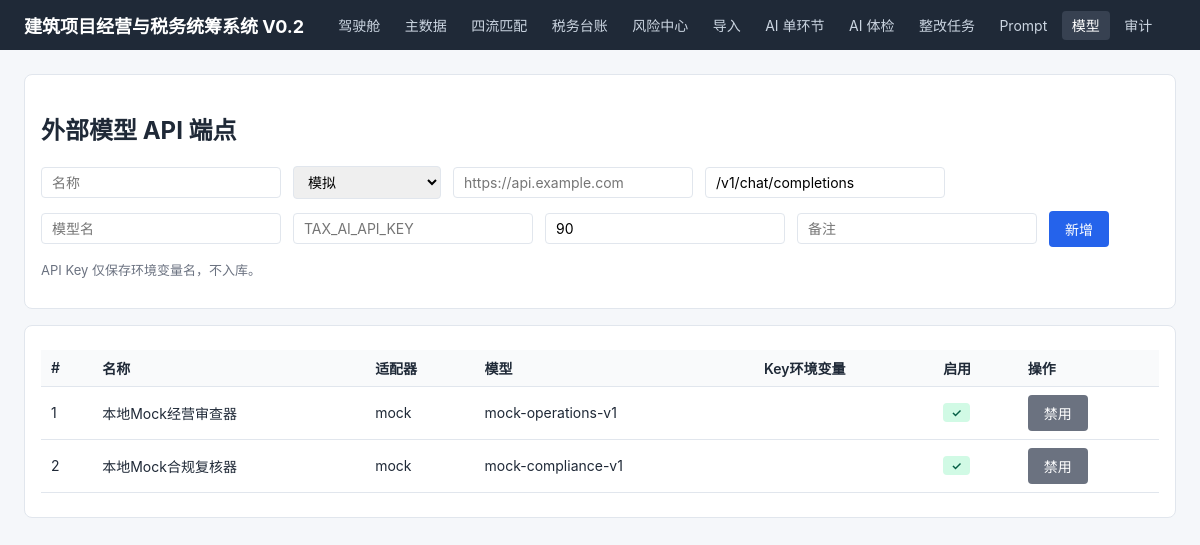
The page /ai-models on the database its author committed.
### app/models.py (models this page shows)
class AIModelEndpoint(Base):
    __tablename__ = "ai_model_endpoints"
    id: Mapped[int] = mapped_column(primary_key=True)
    name: Mapped[str] = mapped_column(String(100), unique=True, index=True)
    adapter: Mapped[str] = mapped_column(String(30), default="openai_compatible")
    base_url: Mapped[str] = mapped_column(String(300), default="")
    chat_path: Mapped[str] = mapped_column(String(200), default="/v1/chat/completions")
    model: Mapped[str] = mapped_column(String(120), default="")
    api_key_env: Mapped[str] = mapped_column(String(120), default="")
    enabled: Mapped[bool] = mapped_column(Boolean, default=True, index=True)
    timeout_seconds: Mapped[int] = mapped_column(Integer, default=90)
    note: Mapped[str] = mapped_column(String(300), default="")

### app/routers/models.py (the view)
@router.get("/ai-models", response_class=HTMLResponse)
def ai_models(request: Request):
    db = SessionLocal()
    rows = db.execute(
        select(AIModelEndpoint).order_by(AIModelEndpoint.id)
    ).scalars().all()
    db.close()
    return templates.TemplateResponse(
        request,
        "ai_models.html",
        {"request": request, "rows": rows},
    )

### app/templates/ai_models.html
{% extends "base.html" %}
{% block content %}
<div class="card">
<h2>外部模型 API 端点</h2>
<form method="post" action="/ai-models" class="row">
<input name="name" placeholder="名称">
<select name="adapter"><option>模拟</option><option>OpenAI兼容接口</option></select>
<input name="base_url" placeholder="https://api.example.com">
<input name="chat_path" value="/v1/chat/completions">
<input name="model" placeholder="模型名">
<input name="api_key_env" placeholder="TAX_AI_API_KEY">
<input name="timeout_seconds" type="number" value="90">
<input name="note" placeholder="备注">
<button>新增</button>
</form>
<p class="muted">API Key 仅保存环境变量名，不入库。</p>
</div>
<div class="card">
<table>
<thead><tr><th>#</th><th>名称</th><th>适配器</th><th>模型</th><th>Key环境变量</th><th>启用</th><th>操作</th></tr></thead>
<tbody>
{% for r in rows %}
<tr>
<td>{{ r.id }}</td><td>{{ r.name }}</td><td>{{ r.adapter }}</td>
<td>{{ r.model }}</td><td>{{ r.api_key_env }}</td>
<td><span class="tag {% if r.enabled %}green{% else %}gray{% endif %}">{{ "✓" if r.enabled else "✗" }}</span></td>
<td>
<form method="post" action="/ai-models/{{ r.id }}/toggle" class="inline">
<button class="secondary">{{ "禁用" if r.enabled else "启用" }}</button>
</form>
</td>
</tr>
{% endfor %}
</tbody>
</table>
</div>
{% endblock %}

### app/templates/base.html (style rules this page uses)
:root { --bg:#f5f7fa;--card:#fff;--line:#e1e6ed;--text:#1f2937;--muted:#6b7280;--accent:#2563eb;--red:#dc2626;--yellow:#d97706;--green:#16a34a }
* { box-sizing:border-box }
body { font-family:-apple-system,BlinkMacSystemFont,"Segoe UI","PingFang SC",sans-serif;margin:0;background:var(--bg);color:var(--text) }
.card { background:var(--card);border:1px solid var(--line);border-radius:8px;padding:16px;margin-bottom:16px }
table { width:100%;border-collapse:collapse;margin:8px 0 }
th,td { text-align:left;padding:8px 10px;border-bottom:1px solid var(--line);font-size:14px }
th { background:#f9fafb;font-weight:600 }
.tag { display:inline-block;padding:2px 8px;border-radius:4px;font-size:12px;font-weight:600 }
.tag.green { background:#d1fae5;color:#065f46 }
.muted { color:var(--muted);font-size:13px }
form.inline { display:inline-block }
button,.btn { background:var(--accent);color:#fff;border:none;padding:8px 16px;border-radius:4px;cursor:pointer;font-size:14px }
button.secondary { background:#6b7280 }
input,select,textarea { padding:6px 10px;border:1px solid var(--line);border-radius:4px;font-size:14px;font-family:inherit }
.row { display:flex;gap:12px;align-items:center;flex-wrap:wrap }

### rows shown on the page
AIModelEndpoint: id "1", name "本地Mock经营审查器", adapter "mock", model "mock-operations-v1", enabled "✓", enabled "禁用"
AIModelEndpoint: id "2", name "本地Mock合规复核器", adapter "mock", model "mock-compliance-v1", enabled "✓", enabled "禁用"
